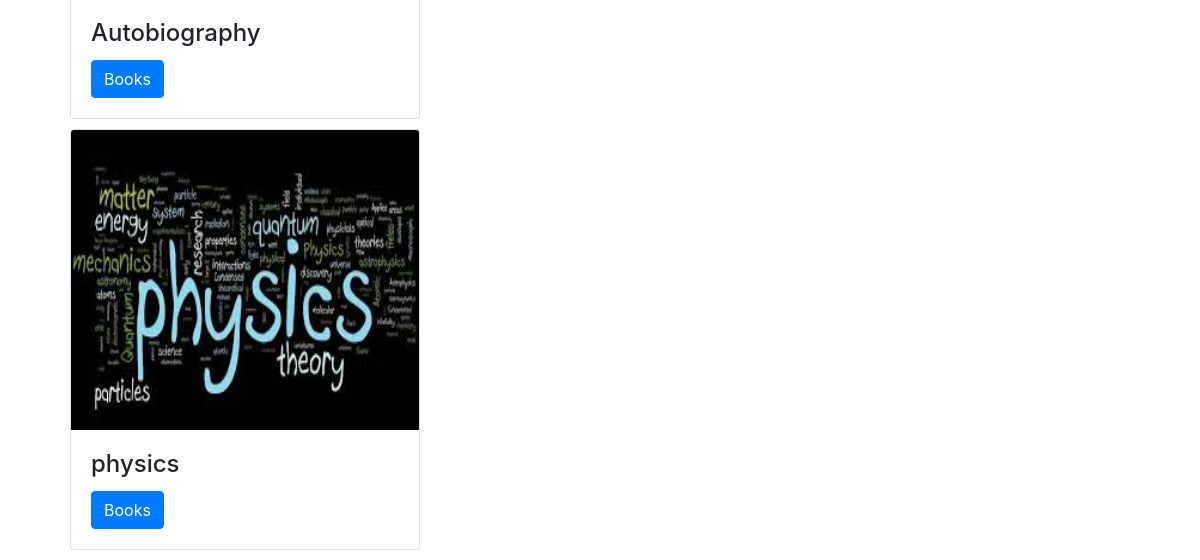
The app's page /libuser/Home/ (signed in, lower part), older data.
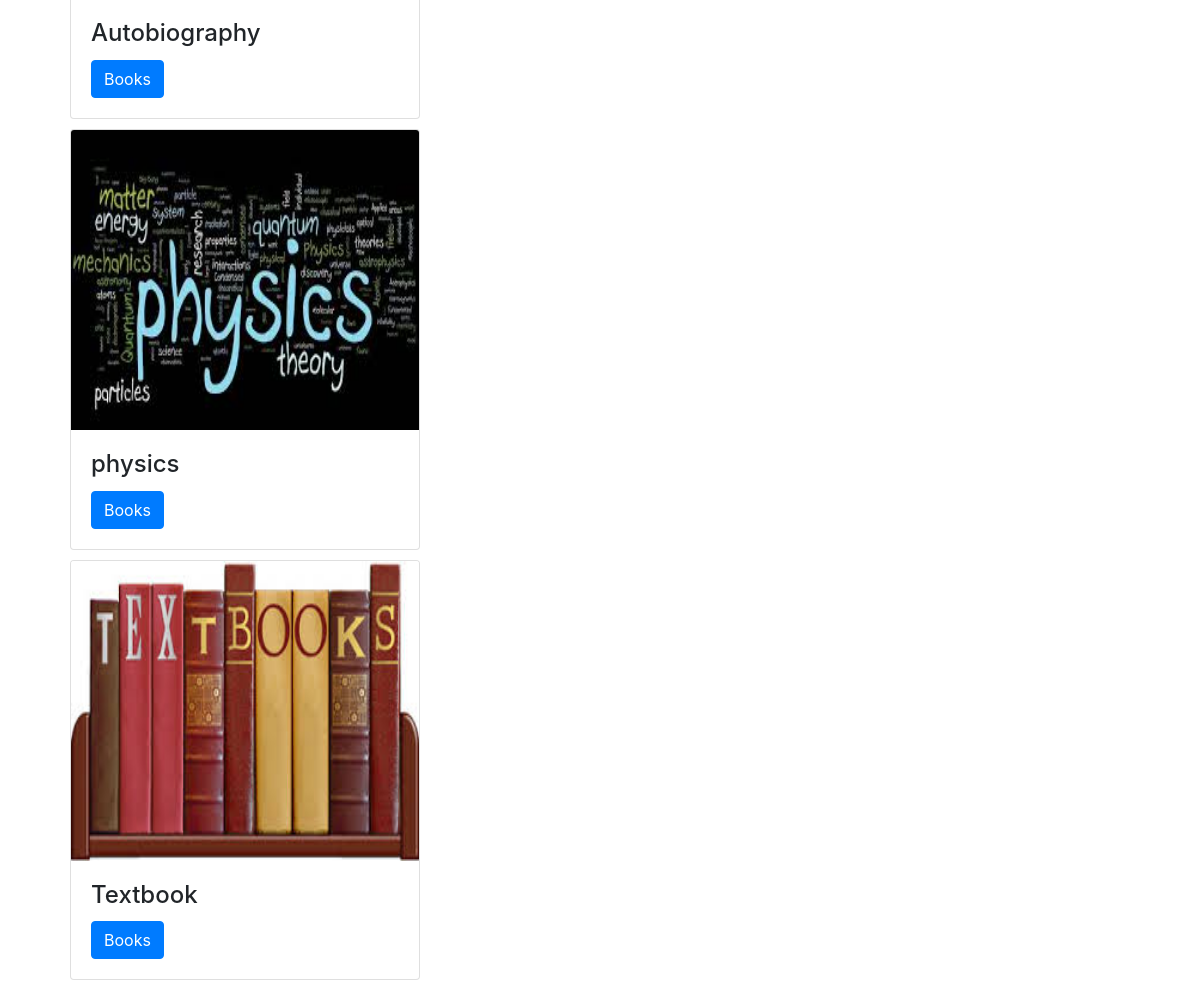
The same page, newer data.
### libadmin/models.py (models this page shows, shortened)
class category(models.Model):
	name=models.CharField(max_length=200)
	about=models.CharField(max_length=250)
	img=models.FileField(upload_to='pictures/')
	date=models.DateField()
	upload_date=models.DateTimeField(default=timezone.now())
	status=models.BooleanField(default=True)

### libuser/views.py (the view)
def categorylist(request):
	if request.user.is_authenticated:
		categories = models.category.objects.all()
		return render(request, 'libuser/Home.html',{'category_list':categories})
	else:
		return HttpResponse("you need to login to access categories")

### libuser/templates/libuser/Home.html (shortened to what this page needs)
{% extends 'libuser/nav.html' %}
{% block content %}
<div class="container">
	{% for category in category_list %}
	<div class="col-md-4" ng-controller="ContentCtrl" ng-app="first_module">
	<div class="card" style="width:350px;margin:10px;" >
	<img class="card-img-top" src="{{ category.img.url }}/" alt="{{category.name}} image" style="width:100%;height:300px;">
	<div class="card-body">
      <h4 class="card-title">{{category.name}}</h4>
      <a href="/libuser/{{category.id}}/" class="btn btn-primary">Books</a>
    </div>
	</div>
	</div>
	{% endfor %}
 </div>
	{% endblock %}

Row changes from the older to the newer data that the page shows:
added category: img (picture), name "Textbook"
